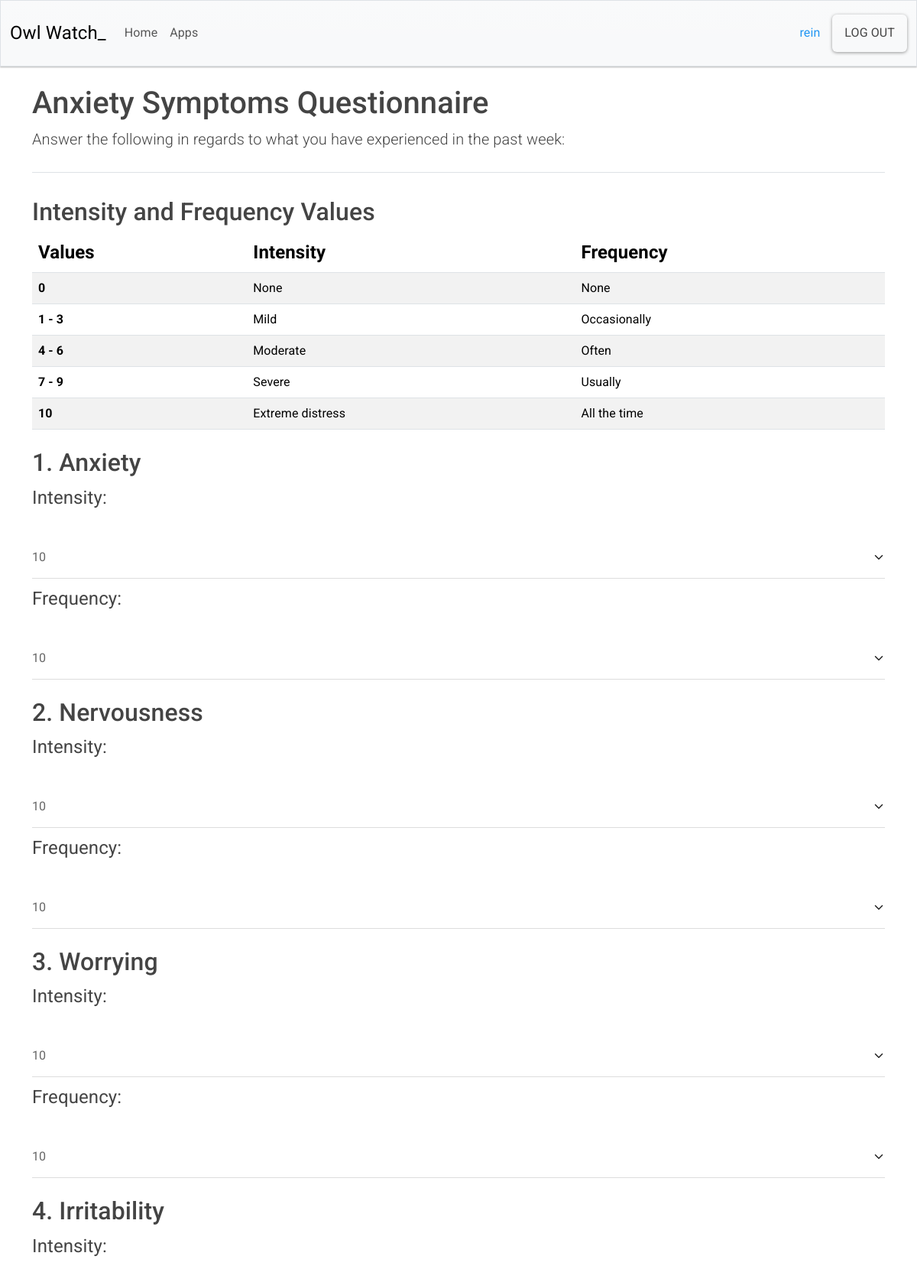
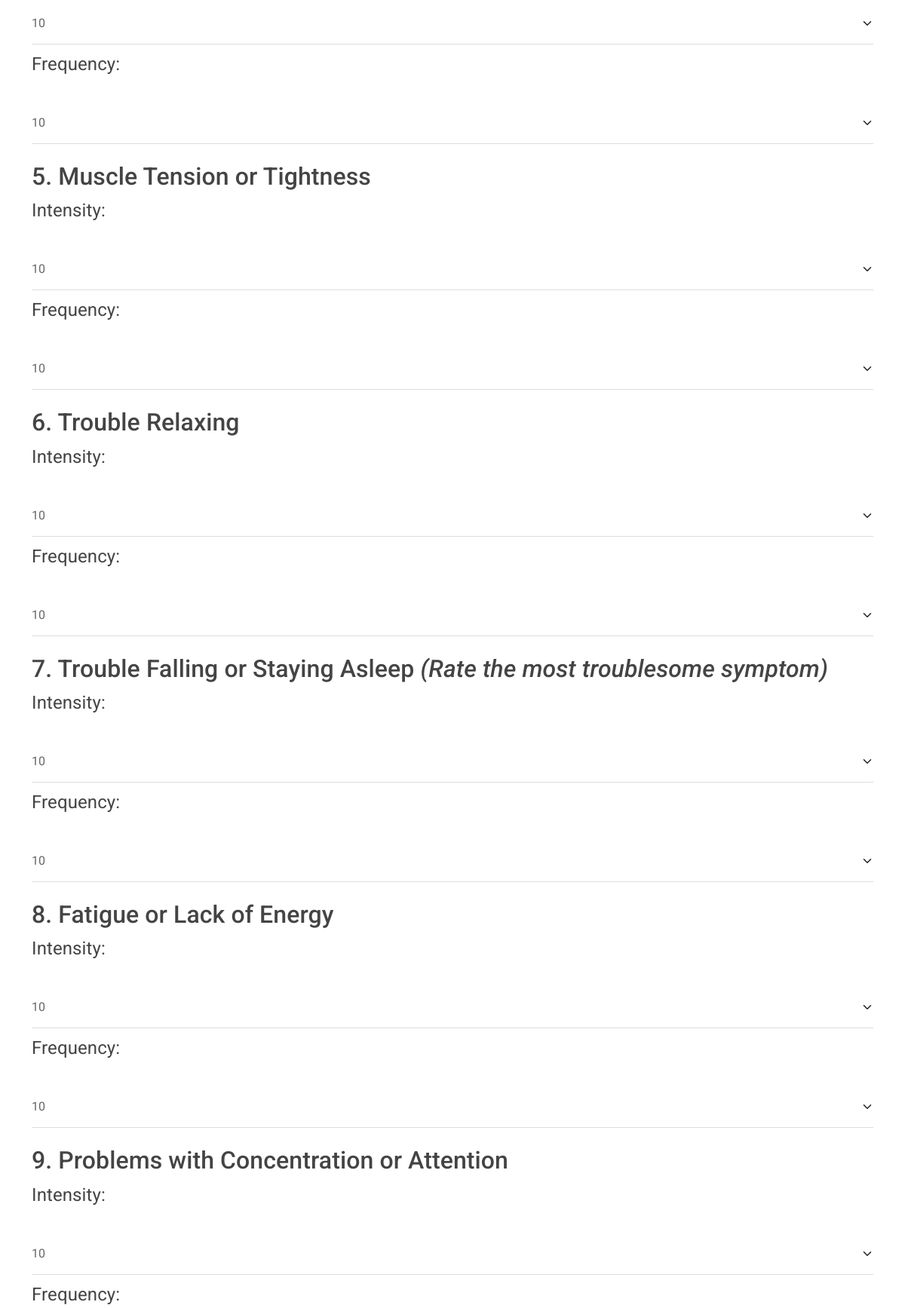
The page /test/1/ (signed in, upper part) on the database its author committed (2 pictures, top to bottom).
### app_owlwatch/models.py (models this page shows)
class Questions(models.Model):
    owner = models.ForeignKey(User, on_delete=models.CASCADE)
    question1_intensity = models.IntegerField(
        default=0,
        choices=NUMBER_CHOICES,
        validators=[MinValueValidator(0), MaxValueValidator(10)],
    )
    question1_frequency = models.IntegerField(
        default=0,
        choices=NUMBER_CHOICES,
        validators=[MinValueValidator(0), MaxValueValidator(10)],
    )
    question2_intensity = models.IntegerField(
        default=0,
        choices=NUMBER_CHOICES,
        validators=[MinValueValidator(0), MaxValueValidator(10)],
    )
    question2_frequency = models.IntegerField(
        default=0,
        choices=NUMBER_CHOICES,
        validators=[MinValueValidator(0), MaxValueValidator(10)],
    )
    question3_intensity = models.IntegerField(
        default=0,
        choices=NUMBER_CHOICES,
        validators=[MinValueValidator(0), MaxValueValidator(10)],
    )
    question3_frequency = models.IntegerField(
        default=0,
        choices=NUMBER_CHOICES,
        validators=[MinValueValidator(0), MaxValueValidator(10)],
    )
    question4_intensity = models.IntegerField(
        default=0,
        choices=NUMBER_CHOICES,
        validators=[MinValueValidator(0), MaxValueValidator(10)],
    )
    question4_frequency = models.IntegerField(
        default=0,
        choices=NUMBER_CHOICES,
        validators=[MinValueValidator(0), MaxValueValidator(10)],
    )
    question5_intensity = models.IntegerField(
        default=0,
        choices=NUMBER_CHOICES,
        validators=[MinValueValidator(0), MaxValueValidator(10)],
    )
    question5_frequency = models.IntegerField(
        default=0,
        choices=NUMBER_CHOICES,
        validators=[MinValueValidator(0), MaxValueValidator(10)],
    )
    question6_intensity = models.IntegerField(
        default=0,
        choices=NUMBER_CHOICES,
        validators=[MinValueValidator(0), MaxValueValidator(10)],
    )
    question6_frequency = models.IntegerField(
        default=0,
        choices=NUMBER_CHOICES,
        validators=[MinValueValidator(0), MaxValueValidator(10)],
    )
    question7_intensity = models.IntegerField(
        default=0,
        choices=NUMBER_CHOICES,
        validators=[MinValueValidator(0), MaxValueValidator(10)],
    )
    question7_frequency = models.IntegerField(
        default=0,
        choices=NUMBER_CHOICES,
        validators=[MinValueValidator(0), MaxValueValidator(10)],
    )
    question8_intensity = models.IntegerField(
        default=0,
        choices=NUMBER_CHOICES,
        validators=[MinValueValidator(0), MaxValueValidator(10)],
    )
    question8_frequency = models.IntegerField(
        default=0,
        choices=NUMBER_CHOICES,
        validators=[MinValueValidator(0), MaxValueValidator(10)],
    )
    question9_intensity = models.IntegerField(
        default=0,
        choices=NUMBER_CHOICES,
        validators=[MinValueValidator(0), MaxValueValidator(10)],
    )
    question9_frequency = models.IntegerField(
        default=0,
        choices=NUMBER_CHOICES,
        validators=[MinValueValidator(0), MaxValueValidator(10)],
    )
    question10_intensity = models.IntegerField(
        default=0,
        choices=NUMBER_CHOICES,
        validators=[MinValueValidator(0), MaxValueValidator(10)],
    )
    question10_frequency = models.IntegerField(
        default=0,
        choices=NUMBER_CHOICES,
        validators=[MinValueValidator(0), MaxValueValidator(10)],
    )
    question11_intensity = models.IntegerField(
        default=0,
        choices=NUMBER_CHOICES,
        validators=[MinValueValidator(0), MaxValueValidator(10)],
    )
    question11_frequency = models.IntegerField(
        default=0,
        choices=NUMBER_CHOICES,
        validators=[MinValueValidator(0), MaxValueValidator(10)],
    )
    question12_intensity = models.IntegerField(
        default=0,
        choices=NUMBER_CHOICES,
        validators=[MinValueValidator(0), MaxValueValidator(10)],
    )
    question12_frequency = models.IntegerField(
        default=0,
        choices=NUMBER_CHOICES,
        validators=[MinValueValidator(0), MaxValueValidator(10)],
    )
    question13_intensity = models.IntegerField(
        default=0,
        choices=NUMBER_CHOICES,
        validators=[MinValueValidator(0), MaxValueValidator(10)],
    )
    question13_frequency = models.IntegerField(
        default=0,
        choices=NUMBER_CHOICES,
        validators=[MinValueValidator(0), MaxValueValidator(10)],
    )
    question14_intensity = models.IntegerField(
        default=0,
        choices=NUMBER_CHOICES,
        validators=[MinValueValidator(0), MaxValueValidator(10)],
    )
    question14_frequency = models.IntegerField(
        default=0,
        choices=NUMBER_CHOICES,
        validators=[MinValueValidator(0), MaxValueValidator(10)],
    )
    question15_intensity = models.IntegerField(
        default=0,
        choices=NUMBER_CHOICES,
        validators=[MinValueValidator(0), MaxValueValidator(10)],
    )
    question15_frequency = models.IntegerField(
        default=0,
        choices=NUMBER_CHOICES,
        validators=[MinValueValidator(0), MaxValueValidator(10)],
    )
    question16_intensity = models.IntegerField(
        default=0,
        choices=NUMBER_CHOICES,
        validators=[MinValueValidator(0), MaxValueValidator(10)],
    )
    question16_frequency = models.IntegerField(
        default=0,
        choices=NUMBER_CHOICES,
        validators=[MinValueValidator(0), MaxValueValidator(10)],
    )
    question17_intensity = models.IntegerField(
        default=0,
        choices=NUMBER_CHOICES,
        validators=[MinValueValidator(0), MaxValueValidator(10)],
    )
    question17_frequency = models.IntegerField(
        default=0,
        choices=NUMBER_CHOICES,
        validators=[MinValueValidator(0), MaxValueValidator(10)],
    )

### app_owlwatch/views.py (the view, shortened to what this page needs)
# urls.py: path("test/<int:user_id>/", views.test_page, name="test_page"),
@login_required
def test_page(request, user_id):
    questions_record = Questions.objects.get(owner_id=user_id)
    if request.method != "POST":
        form = QuestionsForm(instance=questions_record)
    return render(request, "app_owlwatch/test.html", {"form": form, "user_id": user_id})

### app_owlwatch/templates/app_owlwatch/test.html (shortened to what this page needs)
{% extends 'app_owlwatch/base.html' %}
{% load django_bootstrap5 %}
{% block page_header %}
<h1>Anxiety Symptoms Questionnaire</h1>
<p class="lead">Answer the following in regards to what you have experienced in the
    past week:</p>
{% endblock page_header %}
{% block content %}
<h2>Intensity and Frequency Values</h2>
<table class="table table-striped">
    <thead class="fs-4">
        <th class="col">Values</th>
        <th class="col">Intensity</th>
        <th class="col">Frequency</th>
    </thead>
    <tbody>
        <tr>
            <th scope="row">0</td>
            <td>None</td>
            <td>None</td>
        </tr>
        <tr>
            <th scope="row">1 - 3</td>
            <td>Mild</td>
            <td>Occasionally</td>
        </tr>
        <tr>
            <th scope="row">4 - 6</td>
            <td>Moderate</td>
            <td>Often</td>
        </tr>
        <tr>
            <th scope="row">7 - 9</td>
            <td>Severe</td>
            <td>Usually</td>
        </tr>
        <tr>
            <th scope="row">10</td>
            <td>Extreme distress</td>
            <td>All the time</td>
        </tr>
    </tbody>
</table>
<form action="{% url 'app_owlwatch:test_page' user_id=user_id %}" method="POST">
    <div class="my-4">
        <h2 class="my-2">1. Anxiety</h2>
        <div class="d-flex flex-column gap-2">
            <p class="fs-4">{{ form.question1_intensity.label_tag }}</p>
            {{ form.question1_intensity }}
            <p class="fs-4">{{ form.question1_frequency.label_tag }}</p>
            {{ form.question1_frequency }}
        </div>
    </div>
    <div class="my-4">
        <h2 class="my-2">2. Nervousness</h2>
        <div class="d-flex flex-column gap-2">
            <p class="fs-4">{{ form.question2_intensity.label_tag }}</p>
            {{ form.question2_intensity }}
            <p class="fs-4">{{ form.question2_frequency.label_tag }}</p>
            {{ form.question2_frequency }}
        </div>
    </div>
    <div class="my-4">
        <h2 class="my-2">3. Worrying</h2>
        <div class="d-flex flex-column gap-2">
            <p class="fs-4">{{ form.question3_intensity.label_tag }}</p>
            {{ form.question3_intensity }}
            <p class="fs-4">{{ form.question3_frequency.label_tag }}</p>
            {{ form.question3_frequency }}
        </div>
    </div>
    <div class="my-4">
        <h2 class="my-2">4. Irritability</h2>
        <div class="d-flex flex-column gap-2">
            <p class="fs-4">{{ form.question4_intensity.label_tag }}</p>
            {{ form.question4_intensity }}
            <p class="fs-4">{{ form.question4_frequency.label_tag }}</p>
            {{ form.question4_frequency }}
        </div>
    </div>
    <div class="my-4">
        <h2 class="my-2">5. Muscle Tension or Tightness</h2>
        <div class="d-flex flex-column gap-2">
            <p class="fs-4">{{ form.question5_intensity.label_tag }}</p>
            {{ form.question5_intensity }}
            <p class="fs-4">{{ form.question5_frequency.label_tag }}</p>
            {{ form.question5_frequency }}
        </div>
    </div>
    <div class="my-4">
        <h2 class="my-2">6. Trouble Relaxing</h2>
        <div class="d-flex flex-column gap-2">
            <p class="fs-4">{{ form.question6_intensity.label_tag }}</p>
            {{ form.question6_intensity }}
            <p class="fs-4">{{ form.question6_frequency.label_tag }}</p>
            {{ form.question6_frequency }}
        </div>
    </div>
    <div class="my-4">
        <h2 class="my-2">7. Trouble Falling or Staying Asleep <i>(Rate the most troublesome symptom)</i></h2>
        <div class="d-flex flex-column gap-2">
            <p class="fs-4">{{ form.question7_intensity.label_tag }}</p>
            {{ form.question7_intensity }}
            <p class="fs-4">{{ form.question7_frequency.label_tag }}</p>
            {{ form.question7_frequency }}
        </div>
    </div>
    <div class="my-4">
        <h2 class="my-2">8. Fatigue or Lack of Energy</h2>
        <div class="d-flex flex-column gap-2">
            <p class="fs-4">{{ form.question8_intensity.label_tag }}</p>
            {{ form.question8_intensity }}
            <p class="fs-4">{{ form.question8_frequency.label_tag }}</p>
            {{ form.question8_frequency }}
        </div>
    </div>
    <div class="my-4">
        <h2 class="my-2">9. Problems with Concentration or Attention</h2>
        <div class="d-flex flex-column gap-2">
            <p class="fs-4">{{ form.question9_intensity.label_tag }}</p>
            {{ form.question9_intensity }}
            <p class="fs-4">{{ form.question9_frequency.label_tag }}</p>
        </div>
    </div>
</form>
{% endblock content %}

### app_owlwatch/templates/app_owlwatch/base.html (shortened to what this page needs)
{% load static %}
<!DOCTYPE html>
<html lang="en">
<head>
    {% load django_bootstrap5 %}
    {% bootstrap_css %}
    <link rel="stylesheet" type="text/css" href="{% static 'css/bootstrap.css' %}">
    <link rel="stylesheet" href="https://cdn.jsdelivr.net/npm/bootstrap-icons@1.11.3/font/bootstrap-icons.min.css">
</head>
<body>
    <nav class="navbar navbar-expand-md navbar-light bg-light mb-4 border">
        <div class="container-fluid">
            <a class="navbar-brand" href="{% url 'app_owlwatch:index' %}">Owl Watch_</a>
            <div class="collapse navbar-collapse" id="navbarCollapse">
                <ul class="navbar-nav me-auto mb-2 mb-md-0">
                    <li class="nav-item">
                        <a class="nav-link" href="{% url 'app_owlwatch:index' %}">Home</a>
                    </li>
                    <li class="nav-item">
                        <a class="nav-link" href="{% url 'app_owlwatch:apps_page' %}">Apps</a>
                    </li>
                </ul>
                <ul class="navbar-nav ms-auto mb-2 mb-md-0">
                    {% if user.is_authenticated %}
                    <li class="nav-item me-2">
                        <span class="navbar-text me-2 text-primary">{{ user.username }}</span>
                    </li>
                    {% endif %}
                </ul>
                {% if user.is_authenticated %}
                <form action="{% url 'accounts:logout' %}" method="POST">
                    <button type="submit" class="btn btn-outline-seconday btn-md">
                        Log out</button>
                </form>
                {% endif %}
            </div>
        </div>
    </nav>
    <main class="container">
        <div class="pb-2 mb-2 border-bottom">
            {% block page_header %}
            {% endblock page_header %}
        </div>
        <div class="py-4">
            {% block content %}
            {% endblock content %}
        </div>
    </main>
</body>
</html>

### rows shown on the page
Questions: question1_intensity "10", question1_frequency "10", question2_intensity "10", question2_frequency "10", question3_intensity "10", question3_frequency "10", question4_intensity "10", question4_frequency "10", question5_intensity "10", question5_frequency "10", question6_intensity "10", question6_frequency "10", question7_intensity "10", question7_frequency "10", question8_intensity "10", question8_frequency "10", question9_intensity "10"

### other values the page prints
{{ user.username }} "rein"
